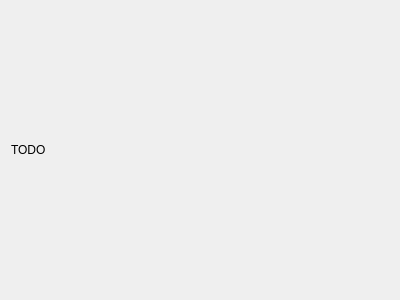
<ui version="4.0" >
 <class>NotesConfigPage</class>
 <widget class="QWidget" name="NotesConfigPage" >
  <property name="geometry" >
   <rect>
    <x>0</x>
    <y>0</y>
    <width>400</width>
    <height>300</height>
   </rect>
  </property>
  <property name="windowTitle" >
   <string>Form</string>
  </property>
  <layout class="QGridLayout" >
   <item row="0" column="0" >
    <widget class="QLabel" name="label" >
     <property name="text" >
      <string>TODO</string>
     </property>
    </widget>
   </item>
  </layout>
 </widget>
 <resources/>
 <connections/>
</ui>
